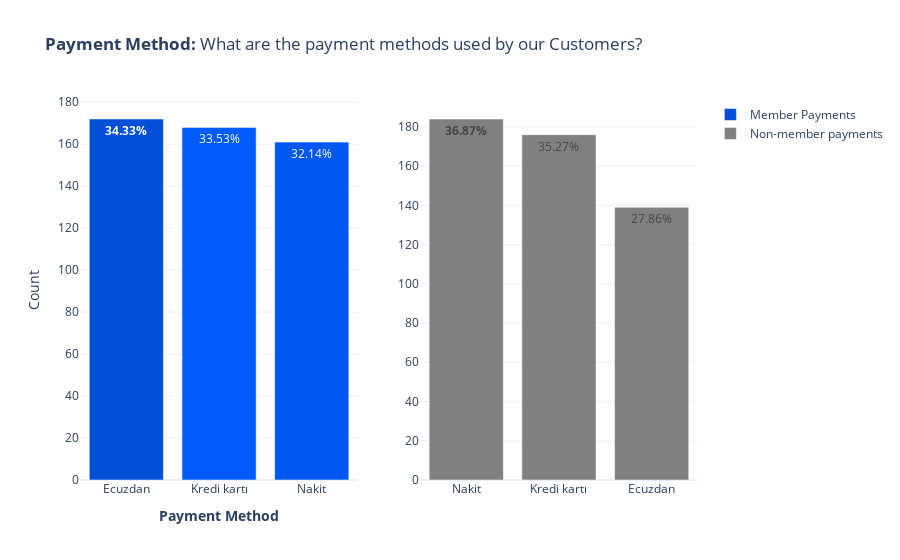

Write notebook code for a chart like this one.
### Markdown cell above
<h3> Ödeme Yöntemleri

### Code cell
# Query, Customer - Payment Visualization, General and Specific

customer_member = mod.query('customer_type == "Member"')
customer_normal = mod.query('customer_type == "Normal"')

# Counts

member_payment_count = customer_member.payment.value_counts()
normal_payment_count = customer_normal.payment.value_counts()


# Percentages
mpc = percentage(member_payment_count)
npc = percentage(normal_payment_count)

# Colors
colors_a = '#D8D92E'
colors_b = '#2B308C'
colors_c = ['#4A52ED', '#4D56FA', '#4249D4', '#4249D4', '#2B308C', '#22266E']

fig = make_subplots(rows = 1, cols = 2, specs = [[{'type': 'bar'}, {'type' : 'bar'}]])

fig.add_trace(go.Bar(
    x = customer_member.payment.unique(),
    y = member_payment_count,
    text = [f'<b>{mpc[0]}</b>', mpc[1], mpc[2]],
    name = 'Member Payments',
    marker_color = blue_shades
), row = 1, col = 1)


fig.add_trace(go.Bar(
    x = customer_normal.payment.unique(),
    y = normal_payment_count,
    text = [f'<b>{npc[0]}</b>', npc[1], npc[2]],
    name = 'Non-member payments',
    marker_color = 'gray',#green_shades
), row = 1, col = 2)

fig.update_traces(
    textposition = 'inside'
)

fig.update_layout(
    xaxis_title = '<b>Payment Method</b>',
    yaxis_title = 'Count',
    title = '<b>Payment Method:</b> What are the payment methods used by our Customers?'
)

fig.show(config=config)

### Figure 1 — Plotly figure (JSON) as saved in the notebook; plotly's stock layout.template omitted (floating-point values rounded to 4 significant figures)
{"data": [{"marker": {"color": ["#004FD6", "#005DFC", "#0058F0", "#002970", "#0041B0", "#003C61"]}, "name": "Member Payments", "text": ["<b>34.33%</b>", "33.53%", "32.14%"], "textposition": "inside", "type": "bar", "x": ["Ecuzdan", "Kredi kartı", "Nakit"], "xaxis": "x", "y": [172, 168, 161], "yaxis": "y"}, {"marker": {"color": "gray"}, "name": "Non-member payments", "text": ["<b>36.87%</b>", "35.27%", "27.86%"], "textposition": "inside", "type": "bar", "x": ["Nakit", "Kredi kartı", "Ecuzdan"], "xaxis": "x2", "y": [184, 176, 139], "yaxis": "y2"}], "layout": {"title": {"text": "<b>Payment Method:</b> What are the payment methods used by our Customers?"}, "xaxis": {"anchor": "y", "domain": [0, 0.45], "title": {"text": "<b>Payment Method</b>"}}, "xaxis2": {"anchor": "y2", "domain": [0.55, 1]}, "yaxis": {"anchor": "x", "domain": [0, 1], "title": {"text": "Count"}}, "yaxis2": {"anchor": "x2", "domain": [0, 1]}}}
